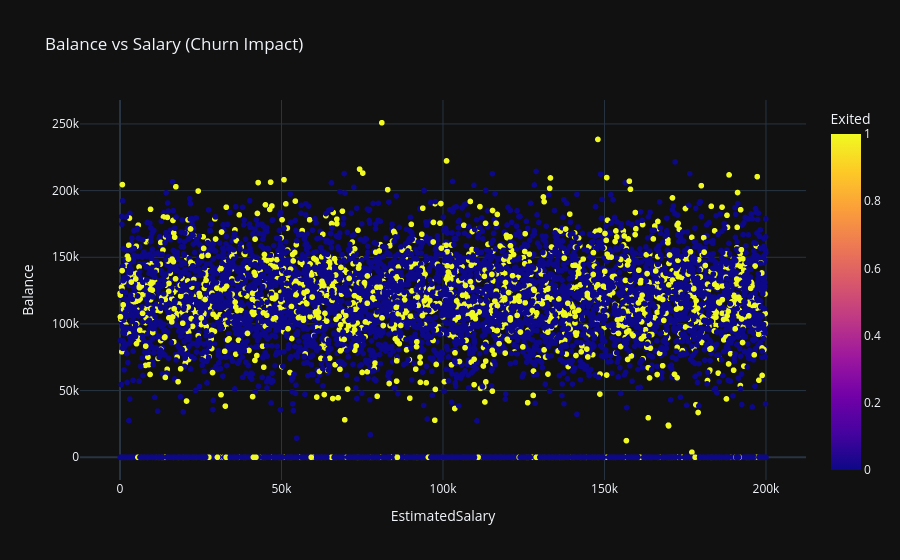

The notebook cell this image was saved under:
### Code cell
fig = px.scatter(
    df,
    x="EstimatedSalary",
    y="Balance",
    color="Exited",
    title="Balance vs Salary (Churn Impact)"
)
fig.show()

### Figure 1 — Plotly figure (JSON) as saved in the notebook; plotly's stock layout.template omitted (floating-point values rounded to 4 significant figures; data arrays with more than 128 entries replaced by an {"elided": "..."} marker saying what was removed)
{"data": [{"hovertemplate": "EstimatedSalary=%{x}<br>Balance=%{y}<br>Exited=%{marker.color}<extra></extra>", "legendgroup": "", "marker": {"color": {"elided": "10000 int values"}, "coloraxis": "coloraxis", "symbol": "circle"}, "mode": "markers", "name": "", "showlegend": false, "type": "scattergl", "x": {"elided": "10000 float values"}, "xaxis": "x", "y": {"elided": "10000 float values"}, "yaxis": "y"}], "layout": {"coloraxis": {"colorbar": {"title": {"text": "Exited"}}, "colorscale": [[0, "#0d0887"], [0.1111, "#46039f"], [0.2222, "#7201a8"], [0.3333, "#9c179e"], [0.4444, "#bd3786"], [0.5556, "#d8576b"], [0.6667, "#ed7953"], [0.7778, "#fb9f3a"], [0.8889, "#fdca26"], [1, "#f0f921"]]}, "legend": {"tracegroupgap": 0}, "title": {"text": "Balance vs Salary (Churn Impact)"}, "xaxis": {"anchor": "y", "domain": [0, 1], "title": {"text": "EstimatedSalary"}}, "yaxis": {"anchor": "x", "domain": [0, 1], "title": {"text": "Balance"}}}}
